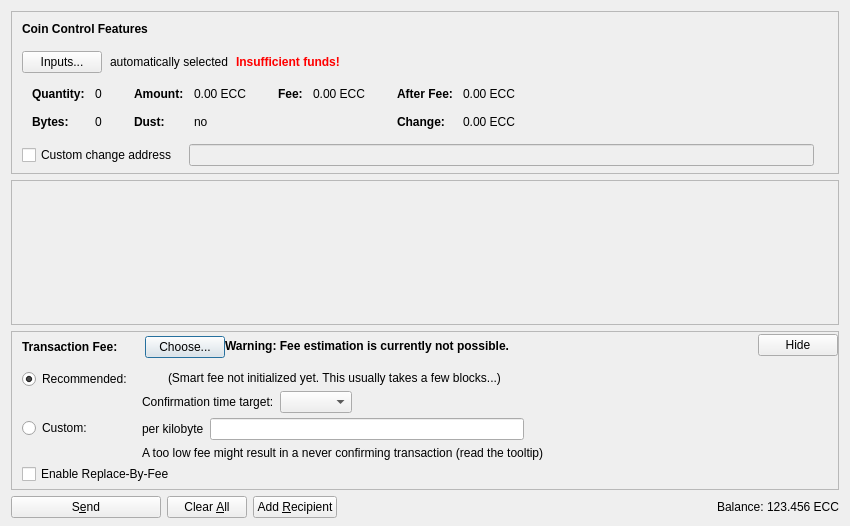
<?xml version="1.0" encoding="UTF-8"?>
<ui version="4.0">
 <class>SendCoinsDialog</class>
 <widget class="QDialog" name="SendCoinsDialog">
  <property name="geometry">
   <rect>
    <x>0</x>
    <y>0</y>
    <width>850</width>
    <height>526</height>
   </rect>
  </property>
  <property name="windowTitle">
   <string>Send Coins</string>
  </property>
  <layout class="QVBoxLayout" name="verticalLayout" stretch="0,1,0,0">
   <property name="bottomMargin">
    <number>8</number>
   </property>
   <item>
    <widget class="QFrame" name="frameCoinControl">
     <property name="sizePolicy">
      <sizepolicy hsizetype="Expanding" vsizetype="Expanding">
       <horstretch>0</horstretch>
       <verstretch>0</verstretch>
      </sizepolicy>
     </property>
     <property name="maximumSize">
      <size>
       <width>16777215</width>
       <height>16777215</height>
      </size>
     </property>
     <property name="frameShape">
      <enum>QFrame::StyledPanel</enum>
     </property>
     <property name="frameShadow">
      <enum>QFrame::Sunken</enum>
     </property>
     <layout class="QVBoxLayout" name="verticalLayoutCoinControl2">
      <property name="spacing">
       <number>0</number>
      </property>
      <property name="leftMargin">
       <number>0</number>
      </property>
      <property name="topMargin">
       <number>0</number>
      </property>
      <property name="rightMargin">
       <number>0</number>
      </property>
      <property name="bottomMargin">
       <number>6</number>
      </property>
      <item>
       <layout class="QVBoxLayout" name="verticalLayoutCoinControl" stretch="0,0,0,0,1">
        <property name="spacing">
         <number>0</number>
        </property>
        <property name="leftMargin">
         <number>10</number>
        </property>
        <property name="topMargin">
         <number>10</number>
        </property>
        <item>
         <layout class="QHBoxLayout" name="horizontalLayoutCoinControl1">
          <property name="bottomMargin">
           <number>15</number>
          </property>
          <item>
           <widget class="QLabel" name="labelCoinControlFeatures">
            <property name="sizePolicy">
             <sizepolicy hsizetype="Preferred" vsizetype="Maximum">
              <horstretch>0</horstretch>
              <verstretch>0</verstretch>
             </sizepolicy>
            </property>
            <property name="font">
             <font>
              <weight>75</weight>
              <bold>true</bold>
             </font>
            </property>
            <property name="styleSheet">
             <string notr="true">font-weight:bold;</string>
            </property>
            <property name="text">
             <string>Coin Control Features</string>
            </property>
           </widget>
          </item>
         </layout>
        </item>
        <item>
         <layout class="QHBoxLayout" name="horizontalLayoutCoinControl2" stretch="0,0,0,0">
          <property name="spacing">
           <number>8</number>
          </property>
          <property name="bottomMargin">
           <number>10</number>
          </property>
          <item>
           <widget class="QPushButton" name="pushButtonCoinControl">
            <property name="styleSheet">
             <string notr="true"/>
            </property>
            <property name="text">
             <string>Inputs...</string>
            </property>
            <property name="autoDefault">
             <bool>false</bool>
            </property>
           </widget>
          </item>
          <item>
           <widget class="QLabel" name="labelCoinControlAutomaticallySelected">
            <property name="text">
             <string>automatically selected</string>
            </property>
            <property name="margin">
             <number>5</number>
            </property>
           </widget>
          </item>
          <item>
           <widget class="QLabel" name="labelCoinControlInsuffFunds">
            <property name="font">
             <font>
              <weight>75</weight>
              <bold>true</bold>
             </font>
            </property>
            <property name="styleSheet">
             <string notr="true">color:red;font-weight:bold;</string>
            </property>
            <property name="text">
             <string>Insufficient funds!</string>
            </property>
            <property name="margin">
             <number>5</number>
            </property>
           </widget>
          </item>
          <item>
           <spacer name="horizontalSpacerCoinControl">
            <property name="orientation">
             <enum>Qt::Horizontal</enum>
            </property>
            <property name="sizeHint" stdset="0">
             <size>
              <width>40</width>
              <height>1</height>
             </size>
            </property>
           </spacer>
          </item>
         </layout>
        </item>
        <item>
         <widget class="QWidget" name="widgetCoinControl" native="true">
          <property name="sizePolicy">
           <sizepolicy hsizetype="Preferred" vsizetype="Preferred">
            <horstretch>0</horstretch>
            <verstretch>0</verstretch>
           </sizepolicy>
          </property>
          <property name="minimumSize">
           <size>
            <width>0</width>
            <height>0</height>
           </size>
          </property>
          <property name="styleSheet">
           <string notr="true"/>
          </property>
          <layout class="QHBoxLayout" name="horizontalLayoutCoinControl5">
           <property name="leftMargin">
            <number>0</number>
           </property>
           <property name="topMargin">
            <number>0</number>
           </property>
           <property name="rightMargin">
            <number>0</number>
           </property>
           <property name="bottomMargin">
            <number>0</number>
           </property>
           <item>
            <layout class="QHBoxLayout" name="horizontalLayoutCoinControl3" stretch="0,0,0,1">
             <property name="spacing">
              <number>20</number>
             </property>
             <property name="topMargin">
              <number>0</number>
             </property>
             <property name="bottomMargin">
              <number>10</number>
             </property>
             <item>
              <layout class="QFormLayout" name="formLayoutCoinControl1">
               <property name="horizontalSpacing">
                <number>10</number>
               </property>
               <property name="verticalSpacing">
                <number>14</number>
               </property>
               <property name="leftMargin">
                <number>10</number>
               </property>
               <property name="topMargin">
                <number>4</number>
               </property>
               <property name="rightMargin">
                <number>6</number>
               </property>
               <item row="0" column="0">
                <widget class="QLabel" name="labelCoinControlQuantityText">
                 <property name="font">
                  <font>
                   <weight>75</weight>
                   <bold>true</bold>
                  </font>
                 </property>
                 <property name="text">
                  <string>Quantity:</string>
                 </property>
                 <property name="margin">
                  <number>0</number>
                 </property>
                </widget>
               </item>
               <item row="0" column="1">
                <widget class="QLabel" name="labelCoinControlQuantity">
                 <property name="cursor">
                  <cursorShape>IBeamCursor</cursorShape>
                 </property>
                 <property name="contextMenuPolicy">
                  <enum>Qt::ActionsContextMenu</enum>
                 </property>
                 <property name="text">
                  <string notr="true">0</string>
                 </property>
                 <property name="margin">
                  <number>0</number>
                 </property>
                 <property name="textInteractionFlags">
                  <set>Qt::LinksAccessibleByMouse|Qt::TextSelectableByKeyboard|Qt::TextSelectableByMouse</set>
                 </property>
                </widget>
               </item>
               <item row="1" column="0">
                <widget class="QLabel" name="labelCoinControlBytesText">
                 <property name="font">
                  <font>
                   <weight>75</weight>
                   <bold>true</bold>
                  </font>
                 </property>
                 <property name="text">
                  <string>Bytes:</string>
                 </property>
                </widget>
               </item>
               <item row="1" column="1">
                <widget class="QLabel" name="labelCoinControlBytes">
                 <property name="cursor">
                  <cursorShape>IBeamCursor</cursorShape>
                 </property>
                 <property name="contextMenuPolicy">
                  <enum>Qt::ActionsContextMenu</enum>
                 </property>
                 <property name="text">
                  <string notr="true">0</string>
                 </property>
                 <property name="textInteractionFlags">
                  <set>Qt::LinksAccessibleByMouse|Qt::TextSelectableByKeyboard|Qt::TextSelectableByMouse</set>
                 </property>
                </widget>
               </item>
              </layout>
             </item>
             <item>
              <layout class="QFormLayout" name="formLayoutCoinControl2">
               <property name="horizontalSpacing">
                <number>10</number>
               </property>
               <property name="verticalSpacing">
                <number>14</number>
               </property>
               <property name="leftMargin">
                <number>6</number>
               </property>
               <property name="topMargin">
                <number>4</number>
               </property>
               <property name="rightMargin">
                <number>6</number>
               </property>
               <item row="0" column="0">
                <widget class="QLabel" name="labelCoinControlAmountText">
                 <property name="font">
                  <font>
                   <weight>75</weight>
                   <bold>true</bold>
                  </font>
                 </property>
                 <property name="text">
                  <string>Amount:</string>
                 </property>
                 <property name="margin">
                  <number>0</number>
                 </property>
                </widget>
               </item>
               <item row="0" column="1">
                <widget class="QLabel" name="labelCoinControlAmount">
                 <property name="cursor">
                  <cursorShape>IBeamCursor</cursorShape>
                 </property>
                 <property name="contextMenuPolicy">
                  <enum>Qt::ActionsContextMenu</enum>
                 </property>
                 <property name="text">
                  <string notr="true">0.00 ECC</string>
                 </property>
                 <property name="textInteractionFlags">
                  <set>Qt::LinksAccessibleByMouse|Qt::TextSelectableByKeyboard|Qt::TextSelectableByMouse</set>
                 </property>
                </widget>
               </item>
               <item row="1" column="0">
                <widget class="QLabel" name="labelCoinControlLowOutputText">
                 <property name="font">
                  <font>
                   <weight>75</weight>
                   <bold>true</bold>
                  </font>
                 </property>
                 <property name="text">
                  <string>Dust:</string>
                 </property>
                </widget>
               </item>
               <item row="1" column="1">
                <widget class="QLabel" name="labelCoinControlLowOutput">
                 <property name="cursor">
                  <cursorShape>IBeamCursor</cursorShape>
                 </property>
                 <property name="contextMenuPolicy">
                  <enum>Qt::ActionsContextMenu</enum>
                 </property>
                 <property name="text">
                  <string notr="true">no</string>
                 </property>
                 <property name="textInteractionFlags">
                  <set>Qt::LinksAccessibleByMouse|Qt::TextSelectableByKeyboard|Qt::TextSelectableByMouse</set>
                 </property>
                </widget>
               </item>
              </layout>
             </item>
             <item>
              <layout class="QFormLayout" name="formLayoutCoinControl3">
               <property name="horizontalSpacing">
                <number>10</number>
               </property>
               <property name="verticalSpacing">
                <number>14</number>
               </property>
               <property name="leftMargin">
                <number>6</number>
               </property>
               <property name="topMargin">
                <number>4</number>
               </property>
               <property name="rightMargin">
                <number>6</number>
               </property>
               <item row="0" column="0">
                <widget class="QLabel" name="labelCoinControlFeeText">
                 <property name="font">
                  <font>
                   <weight>75</weight>
                   <bold>true</bold>
                  </font>
                 </property>
                 <property name="text">
                  <string>Fee:</string>
                 </property>
                 <property name="margin">
                  <number>0</number>
                 </property>
                </widget>
               </item>
               <item row="0" column="1">
                <widget class="QLabel" name="labelCoinControlFee">
                 <property name="cursor">
                  <cursorShape>IBeamCursor</cursorShape>
                 </property>
                 <property name="contextMenuPolicy">
                  <enum>Qt::ActionsContextMenu</enum>
                 </property>
                 <property name="text">
                  <string notr="true">0.00 ECC</string>
                 </property>
                 <property name="textInteractionFlags">
                  <set>Qt::LinksAccessibleByMouse|Qt::TextSelectableByKeyboard|Qt::TextSelectableByMouse</set>
                 </property>
                </widget>
               </item>
              </layout>
             </item>
             <item>
              <layout class="QFormLayout" name="formLayoutCoinControl4">
               <property name="horizontalSpacing">
                <number>10</number>
               </property>
               <property name="verticalSpacing">
                <number>14</number>
               </property>
               <property name="leftMargin">
                <number>6</number>
               </property>
               <property name="topMargin">
                <number>4</number>
               </property>
               <property name="rightMargin">
                <number>6</number>
               </property>
               <item row="0" column="0">
                <widget class="QLabel" name="labelCoinControlAfterFeeText">
                 <property name="font">
                  <font>
                   <weight>75</weight>
                   <bold>true</bold>
                  </font>
                 </property>
                 <property name="text">
                  <string>After Fee:</string>
                 </property>
                 <property name="margin">
                  <number>0</number>
                 </property>
                </widget>
               </item>
               <item row="0" column="1">
                <widget class="QLabel" name="labelCoinControlAfterFee">
                 <property name="cursor">
                  <cursorShape>IBeamCursor</cursorShape>
                 </property>
                 <property name="contextMenuPolicy">
                  <enum>Qt::ActionsContextMenu</enum>
                 </property>
                 <property name="text">
                  <string notr="true">0.00 ECC</string>
                 </property>
                 <property name="textInteractionFlags">
                  <set>Qt::LinksAccessibleByMouse|Qt::TextSelectableByKeyboard|Qt::TextSelectableByMouse</set>
                 </property>
                </widget>
               </item>
               <item row="1" column="0">
                <widget class="QLabel" name="labelCoinControlChangeText">
                 <property name="font">
                  <font>
                   <weight>75</weight>
                   <bold>true</bold>
                  </font>
                 </property>
                 <property name="text">
                  <string>Change:</string>
                 </property>
                </widget>
               </item>
               <item row="1" column="1">
                <widget class="QLabel" name="labelCoinControlChange">
                 <property name="cursor">
                  <cursorShape>IBeamCursor</cursorShape>
                 </property>
                 <property name="contextMenuPolicy">
                  <enum>Qt::ActionsContextMenu</enum>
                 </property>
                 <property name="text">
                  <string notr="true">0.00 ECC</string>
                 </property>
                 <property name="textInteractionFlags">
                  <set>Qt::LinksAccessibleByMouse|Qt::TextSelectableByKeyboard|Qt::TextSelectableByMouse</set>
                 </property>
                </widget>
               </item>
              </layout>
             </item>
            </layout>
           </item>
          </layout>
         </widget>
        </item>
        <item>
         <layout class="QHBoxLayout" name="horizontalLayoutCoinControl4" stretch="0,0,0">
          <property name="spacing">
           <number>12</number>
          </property>
          <property name="sizeConstraint">
           <enum>QLayout::SetDefaultConstraint</enum>
          </property>
          <property name="topMargin">
           <number>5</number>
          </property>
          <property name="rightMargin">
           <number>5</number>
          </property>
          <item>
           <widget class="QCheckBox" name="checkBoxCoinControlChange">
            <property name="toolTip">
             <string>If this is activated, but the change address is empty or invalid, change will be sent to a newly generated address.</string>
            </property>
            <property name="text">
             <string>Custom change address</string>
            </property>
           </widget>
          </item>
          <item>
           <widget class="QValidatedLineEdit" name="lineEditCoinControlChange">
            <property name="enabled">
             <bool>false</bool>
            </property>
            <property name="sizePolicy">
             <sizepolicy hsizetype="Expanding" vsizetype="Fixed">
              <horstretch>0</horstretch>
              <verstretch>0</verstretch>
             </sizepolicy>
            </property>
           </widget>
          </item>
          <item>
           <widget class="QLabel" name="labelCoinControlChangeLabel">
            <property name="sizePolicy">
             <sizepolicy hsizetype="Preferred" vsizetype="Expanding">
              <horstretch>0</horstretch>
              <verstretch>0</verstretch>
             </sizepolicy>
            </property>
            <property name="minimumSize">
             <size>
              <width>0</width>
              <height>0</height>
             </size>
            </property>
            <property name="text">
             <string/>
            </property>
            <property name="margin">
             <number>3</number>
            </property>
           </widget>
          </item>
         </layout>
        </item>
        <item>
         <spacer name="verticalSpacerCoinControl">
          <property name="orientation">
           <enum>Qt::Vertical</enum>
          </property>
          <property name="sizeHint" stdset="0">
           <size>
            <width>800</width>
            <height>1</height>
           </size>
          </property>
         </spacer>
        </item>
       </layout>
      </item>
     </layout>
    </widget>
   </item>
   <item>
    <widget class="QScrollArea" name="scrollArea">
     <property name="widgetResizable">
      <bool>true</bool>
     </property>
     <widget class="QWidget" name="scrollAreaWidgetContents">
      <property name="geometry">
       <rect>
        <x>0</x>
        <y>0</y>
        <width>830</width>
        <height>104</height>
       </rect>
      </property>
      <layout class="QVBoxLayout" name="verticalLayout_2" stretch="0,1">
       <property name="leftMargin">
        <number>0</number>
       </property>
       <property name="topMargin">
        <number>0</number>
       </property>
       <property name="rightMargin">
        <number>0</number>
       </property>
       <property name="bottomMargin">
        <number>0</number>
       </property>
       <item>
        <layout class="QVBoxLayout" name="entries">
         <property name="spacing">
          <number>6</number>
         </property>
        </layout>
       </item>
       <item>
        <spacer name="verticalSpacer">
         <property name="orientation">
          <enum>Qt::Vertical</enum>
         </property>
         <property name="sizeHint" stdset="0">
          <size>
           <width>20</width>
           <height>40</height>
          </size>
         </property>
        </spacer>
       </item>
      </layout>
     </widget>
    </widget>
   </item>
   <item>
    <widget class="QFrame" name="frameFee">
     <property name="sizePolicy">
      <sizepolicy hsizetype="Expanding" vsizetype="Expanding">
       <horstretch>0</horstretch>
       <verstretch>0</verstretch>
      </sizepolicy>
     </property>
     <property name="maximumSize">
      <size>
       <width>16777215</width>
       <height>16777215</height>
      </size>
     </property>
     <property name="frameShape">
      <enum>QFrame::StyledPanel</enum>
     </property>
     <property name="frameShadow">
      <enum>QFrame::Sunken</enum>
     </property>
     <layout class="QVBoxLayout" name="verticalLayoutFee1">
      <property name="spacing">
       <number>0</number>
      </property>
      <property name="leftMargin">
       <number>0</number>
      </property>
      <property name="topMargin">
       <number>0</number>
      </property>
      <property name="rightMargin">
       <number>0</number>
      </property>
      <property name="bottomMargin">
       <number>0</number>
      </property>
      <item>
       <layout class="QVBoxLayout" name="verticalLayoutFee2" stretch="0,0,0">
        <property name="spacing">
         <number>0</number>
        </property>
        <property name="leftMargin">
         <number>10</number>
        </property>
        <property name="topMargin">
         <number>0</number>
        </property>
        <item>
         <layout class="QHBoxLayout" name="horizontalLayoutFee1">
          <property name="bottomMargin">
           <number>0</number>
          </property>
          <item>
           <layout class="QVBoxLayout" name="verticalLayoutFee7">
            <property name="spacing">
             <number>0</number>
            </property>
            <item>
             <spacer name="verticalSpacerSmartFee">
              <property name="orientation">
               <enum>Qt::Vertical</enum>
              </property>
              <property name="sizeType">
               <enum>QSizePolicy::Fixed</enum>
              </property>
              <property name="sizeHint" stdset="0">
               <size>
                <width>1</width>
                <height>4</height>
               </size>
              </property>
             </spacer>
            </item>
            <item>
             <layout class="QHBoxLayout" name="horizontalLayoutSmartFee">
              <property name="spacing">
               <number>10</number>
              </property>
              <item>
               <widget class="QLabel" name="labelFeeHeadline">
                <property name="sizePolicy">
                 <sizepolicy hsizetype="Preferred" vsizetype="Maximum">
                  <horstretch>0</horstretch>
                  <verstretch>0</verstretch>
                 </sizepolicy>
                </property>
                <property name="font">
                 <font>
                  <weight>75</weight>
                  <bold>true</bold>
                 </font>
                </property>
                <property name="styleSheet">
                 <string notr="true">font-weight:bold;</string>
                </property>
                <property name="text">
                 <string>Transaction Fee:</string>
                </property>
               </widget>
              </item>
              <item>
               <widget class="QLabel" name="labelFeeMinimized">
                <property name="text">
                 <string/>
                </property>
               </widget>
              </item>
              <item>
               <widget class="QPushButton" name="buttonChooseFee">
                <property name="text">
                 <string>Choose...</string>
                </property>
               </widget>
              </item>
             </layout>
            </item>
            <item>
             <spacer name="verticalSpacer_5">
              <property name="orientation">
               <enum>Qt::Vertical</enum>
              </property>
              <property name="sizeHint" stdset="0">
               <size>
                <width>1</width>
                <height>1</height>
               </size>
              </property>
             </spacer>
            </item>
           </layout>
          </item>
          <item>
           <widget class="QLabel" name="fallbackFeeWarningLabel">
            <property name="toolTip">
             <string>Using the fallbackfee can result in sending a transaction that will take several hours or days (or never) to confirm. Consider choosing your fee manually or wait until you have validated the complete chain.</string>
            </property>
            <property name="font">
            <font>
                <weight>75</weight>
                <bold>true</bold>
            </font>
            </property>
            <property name="text">
             <string>Warning: Fee estimation is currently not possible.</string>
            </property>
            <property name="wordWrap">
             <bool>false</bool>
            </property>
           </widget>
          </item>
          <item>
           <spacer name="horizontalSpacer_4">
            <property name="orientation">
             <enum>Qt::Horizontal</enum>
            </property>
            <property name="sizeType">
             <enum>QSizePolicy::MinimumExpanding</enum>
            </property>
            <property name="sizeHint" stdset="0">
             <size>
              <width>40</width>
              <height>20</height>
             </size>
            </property>
           </spacer>
          </item>
          <item>
           <widget class="QPushButton" name="buttonMinimizeFee">
            <property name="toolTip">
             <string>Hide transaction fee settings</string>
            </property>
            <property name="text">
             <string>Hide</string>
            </property>
           </widget>
          </item>
         </layout>
        </item>
        <item>
         <widget class="QFrame" name="frameFeeSelection">
          <layout class="QVBoxLayout" name="verticalLayoutFee12">
           <property name="spacing">
            <number>0</number>
           </property>
           <property name="leftMargin">
            <number>0</number>
           </property>
           <property name="topMargin">
            <number>0</number>
           </property>
           <property name="rightMargin">
            <number>0</number>
           </property>
           <property name="bottomMargin">
            <number>0</number>
           </property>
           <item>
            <layout class="QGridLayout" name="gridLayoutFee">
             <property name="topMargin">
              <number>10</number>
             </property>
             <property name="bottomMargin">
              <number>4</number>
             </property>
             <property name="horizontalSpacing">
              <number>10</number>
             </property>
             <property name="verticalSpacing">
              <number>4</number>
             </property>
             <item row="1" column="1">
              <layout class="QVBoxLayout" name="verticalLayoutFee8">
               <property name="spacing">
                <number>6</number>
               </property>
               <item>
                <layout class="QHBoxLayout" name="horizontalLayoutFee13">
                 <item>
                  <widget class="QLabel" name="labelCustomPerKilobyte">
                   <property name="toolTip">
                    <string>Specify a custom fee per kB (1,000 bytes) of the transaction's virtual size.

Note:  Since the fee is calculated on a per-byte basis, a fee of "100 electrons per kB" for a transaction size of 500 bytes (half of 1 kB) would ultimately yield a fee of only 50 electrons.</string>
                   </property>
                   <property name="text">
                    <string>per kilobyte</string>
                   </property>
                  </widget>
                 </item>
                 <item>
                  <widget class="EleccoinAmountField" name="customFee"/>
                 </item>
                 <item>
                  <spacer name="horizontalSpacer_6">
                   <property name="orientation">
                    <enum>Qt::Horizontal</enum>
                   </property>
                   <property name="sizeHint" stdset="0">
                    <size>
                     <width>1</width>
                     <height>1</height>
                    </size>
                   </property>
                  </spacer>
                 </item>
                </layout>
               </item>
               <item>
                <layout class="QHBoxLayout" name="horizontalLayoutFee8">
                 <item>
                  <widget class="QLabel" name="labelCustomFeeWarning">
                   <property name="enabled">
                    <bool>true</bool>
                   </property>
                   <property name="toolTip">
                    <string>When there is less transaction volume than space in the blocks, miners as well as relaying nodes may enforce a minimum fee. Paying only this minimum fee is just fine, but be aware that this can result in a never confirming transaction once there is more demand for eleccoin transactions than the network can process.</string>
                   </property>
                   <property name="text">
                    <string>A too low fee might result in a never confirming transaction (read the tooltip)</string>
                   </property>
                  </widget>
                 </item>
                 <item>
                  <spacer name="horizontalSpacer_2">
                   <property name="orientation">
                    <enum>Qt::Horizontal</enum>
                   </property>
                   <property name="sizeHint" stdset="0">
                    <size>
                     <width>1</width>
                     <height>1</height>
                    </size>
                   </property>
                  </spacer>
                 </item>
                </layout>
               </item>
              </layout>
             </item>
             <item row="0" column="0">
              <layout class="QVBoxLayout" name="verticalLayoutFee4" stretch="0,1">
               <item>
                <widget class="QRadioButton" name="radioSmartFee">
                 <property name="text">
                  <string>Recommended:</string>
                 </property>
                 <property name="checked">
                  <bool>true</bool>
                 </property>
                 <attribute name="buttonGroup">
                  <string notr="true">groupFee</string>
                 </attribute>
                </widget>
               </item>
               <item>
                <spacer name="verticalSpacer_2">
                 <property name="orientation">
                  <enum>Qt::Vertical</enum>
                 </property>
                 <property name="sizeHint" stdset="0">
                  <size>
                   <width>1</width>
                   <height>1</height>
                  </size>
                 </property>
                </spacer>
               </item>
              </layout>
             </item>
             <item row="1" column="0">
              <layout class="QVBoxLayout" name="verticalLayoutFee9" stretch="0,1">
               <item>
                <widget class="QRadioButton" name="radioCustomFee">
                 <property name="text">
                  <string>Custom:</string>
                 </property>
                 <attribute name="buttonGroup">
                  <string notr="true">groupFee</string>
                 </attribute>
                </widget>
               </item>
               <item>
                <spacer name="verticalSpacer_6">
                 <property name="orientation">
                  <enum>Qt::Vertical</enum>
                 </property>
                 <property name="sizeHint" stdset="0">
                  <size>
                   <width>1</width>
                   <height>1</height>
                  </size>
                 </property>
                </spacer>
               </item>
              </layout>
             </item>
             <item row="0" column="1">
              <layout class="QVBoxLayout" name="verticalLayoutFee3" stretch="0,0,1">
               <property name="spacing">
                <number>6</number>
               </property>
               <property name="topMargin">
                <number>2</number>
               </property>
               <item>
                <layout class="QHBoxLayout" name="horizontalLayoutFee12">
                 <item>
                  <widget class="QLabel" name="labelSmartFee">
                   <property name="text">
                    <string/>
                   </property>
                  </widget>
                 </item>
                 <item>
                  <widget class="QLabel" name="labelFeeEstimation">
                   <property name="text">
                    <string/>
                   </property>
                  </widget>
                 </item>
                 <item>
                  <widget class="QLabel" name="labelSmartFee2">
                   <property name="text">
                    <string>(Smart fee not initialized yet. This usually takes a few blocks...)</string>
                   </property>
                  </widget>
                 </item>
                 <item>
                  <spacer name="horizontalSpacer_5">
                   <property name="orientation">
                    <enum>Qt::Horizontal</enum>
                   </property>
                   <property name="sizeHint" stdset="0">
                    <size>
                     <width>1</width>
                     <height>1</height>
                    </size>
                   </property>
                  </spacer>
                 </item>
                </layout>
               </item>
               <item>
                <layout class="QHBoxLayout" name="horizontalLayoutFee9">
                 <item>
                  <layout class="QVBoxLayout" name="verticalLayoutFee6">
                   <item>
                    <widget class="QLabel" name="labelSmartFee3">
                     <property name="text">
                      <string>Confirmation time target:</string>
                     </property>
                    </widget>
                   </item>
                  </layout>
                 </item>
                 <item>
                  <layout class="QVBoxLayout" name="verticalLayoutFee5">
                   <property name="rightMargin">
                    <number>30</number>
                   </property>
                   <item>
                    <layout class="QHBoxLayout" name="horizontalLayoutConfTarget">
                     <property name="bottomMargin">
                      <number>0</number>
                     </property>
                     <item>
                      <widget class="QComboBox" name="confTargetSelector"/>
                     </item>
                     <item>
                      <spacer name="horizontalSpacerConfTarget">
                       <property name="orientation">
                        <enum>Qt::Horizontal</enum>
                       </property>
                       <property name="sizeHint" stdset="0">
                        <size>
                         <width>40</width>
                         <height>20</height>
                        </size>
                       </property>
                      </spacer>
                     </item>
                    </layout>
                   </item>
                  </layout>
                 </item>
                </layout>
               </item>
               <item>
                <spacer name="verticalSpacer_4">
                 <property name="orientation">
                  <enum>Qt::Vertical</enum>
                 </property>
                 <property name="sizeHint" stdset="0">
                  <size>
                   <width>1</width>
                   <height>1</height>
                  </size>
                 </property>
                </spacer>
               </item>
              </layout>
             </item>
            </layout>
           </item>
           <item>
            <widget class="QCheckBox" name="optInRBF">
             <property name="text">
              <string>Enable Replace-By-Fee</string>
             </property>
             <property name="toolTip">
              <string>With Replace-By-Fee (BIP-125) you can increase a transaction's fee after it is sent. Without this, a higher fee may be recommended to compensate for increased transaction delay risk.</string>
             </property>
            </widget>
           </item>
          </layout>
         </widget>
        </item>
        <item>
         <spacer name="verticalSpacerFee">
          <property name="orientation">
           <enum>Qt::Vertical</enum>
          </property>
          <property name="sizeHint" stdset="0">
           <size>
            <width>40</width>
            <height>5</height>
           </size>
          </property>
         </spacer>
        </item>
       </layout>
      </item>
     </layout>
    </widget>
   </item>
   <item>
    <layout class="QHBoxLayout" name="horizontalLayout">
     <item>
      <widget class="QPushButton" name="sendButton">
       <property name="minimumSize">
        <size>
         <width>150</width>
         <height>0</height>
        </size>
       </property>
       <property name="toolTip">
        <string>Confirm the send action</string>
       </property>
       <property name="text">
        <string>S&amp;end</string>
       </property>
       <property name="icon">
        <iconset resource="../eleccoin.qrc">
         <normaloff>:/icons/send</normaloff>:/icons/send</iconset>
       </property>
       <property name="autoDefault">
        <bool>false</bool>
       </property>
       <property name="default">
        <bool>false</bool>
       </property>
      </widget>
     </item>
     <item>
      <widget class="QPushButton" name="clearButton">
       <property name="sizePolicy">
        <sizepolicy hsizetype="Minimum" vsizetype="Fixed">
         <horstretch>0</horstretch>
         <verstretch>0</verstretch>
        </sizepolicy>
       </property>
       <property name="toolTip">
        <string>Clear all fields of the form.</string>
       </property>
       <property name="text">
        <string>Clear &amp;All</string>
       </property>
       <property name="icon">
        <iconset resource="../eleccoin.qrc">
         <normaloff>:/icons/remove</normaloff>:/icons/remove</iconset>
       </property>
       <property name="autoDefault">
        <bool>false</bool>
       </property>
      </widget>
     </item>
     <item>
      <widget class="QPushButton" name="addButton">
       <property name="toolTip">
        <string>Send to multiple recipients at once</string>
       </property>
       <property name="text">
        <string>Add &amp;Recipient</string>
       </property>
       <property name="icon">
        <iconset resource="../eleccoin.qrc">
         <normaloff>:/icons/add</normaloff>:/icons/add</iconset>
       </property>
       <property name="autoDefault">
        <bool>false</bool>
       </property>
      </widget>
     </item>
     <item>
      <spacer name="horizontalSpacer">
       <property name="orientation">
        <enum>Qt::Horizontal</enum>
       </property>
       <property name="sizeHint" stdset="0">
        <size>
         <width>40</width>
         <height>20</height>
        </size>
       </property>
      </spacer>
     </item>
     <item>
      <layout class="QHBoxLayout" name="horizontalLayout_2">
       <property name="spacing">
        <number>3</number>
       </property>
       <item>
        <widget class="QLabel" name="labelBalanceName">
         <property name="sizePolicy">
          <sizepolicy hsizetype="Preferred" vsizetype="Fixed">
           <horstretch>0</horstretch>
           <verstretch>0</verstretch>
          </sizepolicy>
         </property>
         <property name="text">
          <string>Balance:</string>
         </property>
        </widget>
       </item>
       <item>
        <widget class="QLabel" name="labelBalance">
         <property name="sizePolicy">
          <sizepolicy hsizetype="Preferred" vsizetype="Fixed">
           <horstretch>0</horstretch>
           <verstretch>0</verstretch>
          </sizepolicy>
         </property>
         <property name="cursor">
          <cursorShape>IBeamCursor</cursorShape>
         </property>
         <property name="text">
          <string notr="true">123.456 ECC</string>
         </property>
         <property name="textInteractionFlags">
          <set>Qt::LinksAccessibleByMouse|Qt::TextSelectableByKeyboard|Qt::TextSelectableByMouse</set>
         </property>
        </widget>
       </item>
      </layout>
     </item>
    </layout>
   </item>
  </layout>
 </widget>
 <customwidgets>
  <customwidget>
   <class>QValidatedLineEdit</class>
   <extends>QLineEdit</extends>
   <header>qt/qvalidatedlineedit.h</header>
  </customwidget>
  <customwidget>
   <class>EleccoinAmountField</class>
   <extends>QLineEdit</extends>
   <header>qt/eleccoinamountfield.h</header>
   <container>1</container>
  </customwidget>
 </customwidgets>
 <resources>
  <include location="../eleccoin.qrc"/>
 </resources>
 <connections/>
 <buttongroups>
  <buttongroup name="groupFee"/>
 </buttongroups>
</ui>
